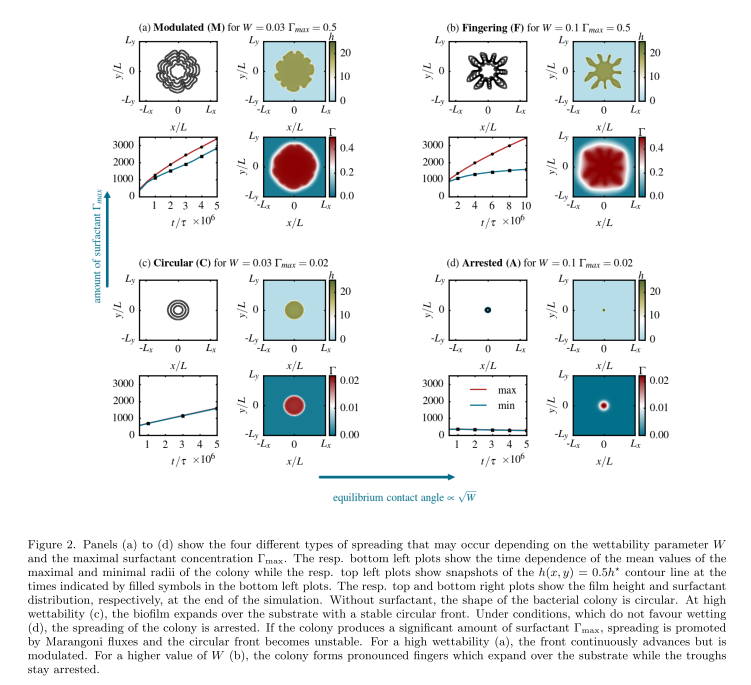
#> input picture assets/reference_result.png, 2252 x 2054 px, found by its file name (shown at 1/3 size)
$ python lit_rank.py
#> lines starting #> are read from the running program, lines starting #| are printed output that depends on the picture; after the words box and inside, x2 and y2 are one past the last pixel; in counts of white or black regions, pixels touching at a corner belong together
"""Compara RUNS com as REFERENCIAS do §2.2 medindo os dois com o MESMO algoritmo.

    python tools/lit_rank.py runs/swarm/P2R10_filler_conduz runs/swarm/P2R11_filler_conduz_lento ...

As referencias entram como IMAGEM: assets/reference_result.png painel (b) de Trinschek
(mapa de h = colonia, e mapa de Gamma, que e invertido pela propria barra de cores da figura,
entao sai na unidade do artigo, Gamma_max = 0.5) e assets/reference.jpg paineis A e C (PA14,
limiar no vale do histograma). Os runs entram pelo campo da colonia e pelo campo de `c_s` do
plots/fig_tese.py no instante da figura (t = 50). Tudo adimensional, dividido por Rmax ou pelo
teto do campo (Gamma_max la, `cs_max` aqui), entao os numeros sao comparaveis.

Forma:  nucleo = maior raio em que a colonia cobre >= 98% das direcoes (o nucleo solido);
        baia = Rmin/Rmax (o fundo da baia mais profunda); n dedos (picos de R(theta) com
        relevo >= 6% de Rmax e separacao >= 10 graus); area/disco de Rmax;
        AR = (Rmax - nucleo)/largura do braco (EDT), so ordem de grandeza nas fotos.
Campo:  mediana no corpo e nas baias sobre o teto; valor em 0.9 Rmax e em Rmax;
        r(50%) = raio onde a mediana azimutal cruza metade do teto, sobre Rmax;
        L = decaimento fora da colonia medido pela DISTANCIA a borda (imune a forma).

Componentes: nas fotos/figuras conta so o maior (tira ruido); nos runs, todos com area >= 1%
do maior — e o que o tools/rank_runs e o plots/fig_tese medem (bracos soltos entram).
"""

import sys

import numpy as np
from PIL import Image
from scipy import ndimage as ndi
from scipy.signal import find_peaks

NTH = 720
TETO = 0.5  # Gamma_max de Trinschek (b) e cs_max do nosso modelo


def rtheta(mask, centro=None, nth=NTH, so_maior=True):
    """so_maior=True (fotos/figuras: descarta ruido) | False (runs: todos os pedacos >= 1%,
    como o tools/rank_runs e o plots/fig_tese, que medem o campo inteiro)."""
    lab, n = ndi.label(mask)
    area = ndi.sum(mask, lab, np.arange(1, n + 1))
    keep = (area == area.max()) if so_maior else (area >= 0.01 * area.max())
    m = ndi.binary_fill_holes((lab > 0) & keep[lab - 1])
    cy, cx = ndi.center_of_mass(m) if centro is None else centro[::-1]
    r = np.arange(0.0, 0.995 * min(m.shape) / 2, 0.5)
    th = np.linspace(-np.pi, np.pi, nth, endpoint=False)
    X = cx + r[None, :] * np.cos(th[:, None])
    Y = cy + r[None, :] * np.sin(th[:, None])
    dentro = ndi.map_coordinates(m.astype(float), [Y, X], order=0) > 0.5
    Rt = np.where(
        dentro.any(1), r[dentro.shape[1] - 1 - np.argmax(dentro[:, ::-1], 1)], 0.0
    )
    ocup = dentro.mean(0)  # fracao de direcoes com colonia no raio r
    i = np.argmax(ocup < 0.98)  # nucleo solido: cobre todas as direcoes
    Rc = r[i] if i > 0 else (r[-1] if ocup.all() else 0.0)
    return Rt, (cx, cy), m, Rc


def dedos(Rt):
    s = ndi.uniform_filter1d(np.r_[Rt, Rt, Rt], 5)[len(Rt) : 2 * len(Rt)]
    pk, _ = find_peaks(np.r_[s, s], prominence=0.06 * s.max(), distance=NTH / 36)
    return int(np.sum((pk >= len(s) // 2) & (pk < 3 * len(s) // 2)))


def forma(mask, so_maior=True):
    Rt, centro, m, Rc = rtheta(mask, so_maior=so_maior)
    R1, R0 = Rt.max(), Rt.min()
    edt = ndi.distance_transform_edt(m)
    gy, gx = np.mgrid[: m.shape[0], : m.shape[1]]
    rr = np.hypot(gx - centro[0], gy - centro[1])
    braco = m & (rr > R0) & (rr < 0.95 * R1)
    larg = 2 * np.median(edt[braco]) if braco.any() else np.nan
    return dict(
        R1=R1,
        R0=R0,
        rmin_rmax=R0 / R1,
        nucleo=Rc / R1,
        n=dedos(Rt),
        ocup=m.sum() / (np.pi * R1**2),
        AR=(R1 - R0) / larg if larg else np.nan,
        centro=centro,
        mask=m,
    )


def campo_stats(F, mask_col, centro, R1, teto=TETO):
    baia = ndi.binary_fill_holes(
        ndi.binary_closing(mask_col, np.ones((int(R1 / 2) | 1,) * 2))
    )
    baia &= ~ndi.binary_dilation(mask_col, iterations=2)
    r = np.arange(0.0, 0.995 * min(F.shape) / 2, 0.5)
    th = np.linspace(-np.pi, np.pi, NTH, endpoint=False)
    X = centro[0] + r[None, :] * np.cos(th[:, None])
    Y = centro[1] + r[None, :] * np.sin(th[:, None])
    perf = np.median(ndi.map_coordinates(F, [Y, X], order=1, mode="nearest"), 0)
    meio = (perf < 0.50 * teto) & (r > 0.5 * R1)
    r50 = r[np.argmax(meio)] if meio.any() else np.nan
    # decaimento medido pela DISTANCIA a borda da colonia (nao pelo raio): imune a forma
    dout = ndi.distance_transform_edt(~mask_col)
    bins = np.arange(0.0, 0.5 * R1, max(1.0, R1 / 40))
    med = np.array(
        [
            np.median(F[(dout > a) & (dout <= b)])
            if ((dout > a) & (dout <= b)).any()
            else np.nan
            for a, b in zip(bins[:-1], bins[1:])
        ]
    )
    cen = 0.5 * (bins[:-1] + bins[1:])
    ok = np.isfinite(med) & (med > 0.02 * teto) & (med < 0.9 * teto)
    L = -1.0 / np.polyfit(cen[ok], np.log(med[ok]), 1)[0] if ok.sum() > 3 else np.nan
    return dict(
        corpo=np.median(F[mask_col]) / teto,
        baia=np.median(F[baia]) / teto if baia.any() else np.nan,
        p90=np.interp(0.9 * R1, r, perf) / teto,
        ponta=np.interp(R1, r, perf) / teto,
        halo=r50 / R1,
        L_R=L / R1,
    )


def linha(nome, f, c=None):
    s = (
        f"{nome:24s} nucleo {f['nucleo']:.2f} R | baia {f['rmin_rmax']:.2f} R | dedos "
        f"{f['n']:3d} | area/disco {f['ocup']:.2f} | AR {f['AR']:.1f}"
    )
    if c:
        s += (
            f" || campo: corpo {c['corpo']:.2f} baia {c['baia']:.2f} 0.9R {c['p90']:.2f}"
            f" ponta {c['ponta']:.2f} | r(50%) {c['halo']:.2f} R | L {c['L_R']:.2f} R"
        )
    print(s)


# ---------------- referencias ----------------
im = np.asarray(Image.open("assets/reference_result.png").convert("RGB"), float)
h_box = im[124:305, 1719:1906]
oliva, azul = np.array([154, 152, 85]), np.array([183, 221, 232])
col_T = np.linalg.norm(h_box - oliva, axis=2) < np.linalg.norm(h_box - azul, axis=2)
#> col_T: shape (181, 187) bool; 25.1% white; 2 white regions, box (x1, y1, x2, y2) and area: (33, 37, 147, 144) 6278, (0, 0, 187, 181) 2211
fT = forma(col_T)
#> in rtheta, `lab, n = ndi.label(mask)`:
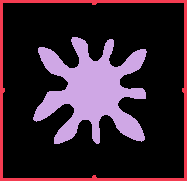
#> lab: shape (181, 187) int32; 3 distinct labels, from 0 to 2; one colour per label, 0 black
#> in rtheta, `lab, n = ndi.label(mask)`: n = 2
#> in rtheta, `area = ndi.sum(mask, lab, np.arange(1, n + 1))`: area = [2211, 6278]
#> in rtheta, `keep = (area == area.max()) if so_maior else (area >= 0.01 * area.max())`: keep = [False, True]
#> in rtheta, `m = ndi.binary_fill_holes((lab > 0) & keep[lab - 1])`: m: shape (181, 187) bool; 18.5% white; 1 white region, box (x1, y1, x2, y2) and area: (33, 37, 147, 144) 6278
#> in rtheta, `cy, cx = ndi.center_of_mass(m) if centro is None else centro[::-1]`: cy = 90.84; cx = 91.53
#> in rtheta, `dentro = ndi.map_coordinates(m.astype(float), [Y, X], order=0) > 0.5`:
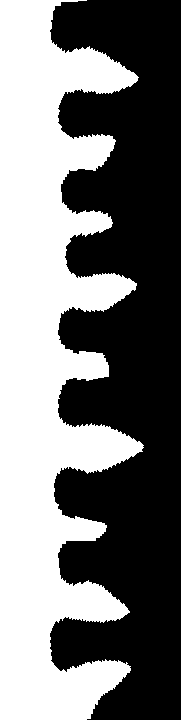
#> dentro: shape (720, 181) bool; 46.9% white; 1 white region, box (x1, y1, x2, y2) and area: (0, 0, 144, 720) 61078
#> in rtheta, `Rt = np.where( dentro.any(1), r[dentro.shape[1] - 1 - np.argmax(dentro..`: Rt = 720 values, max 71.5 at index 445, min 24.5 at index 30, mean 42.9
#> in rtheta, `ocup = dentro.mean(0)`: ocup = 181 values, max 1 at index 0, min 0 at index 144, mean 0.469
#> in rtheta, `i = np.argmax(ocup < 0.98)`: i = 51
#> in rtheta, `Rc = r[i] if i > 0 else (r[-1] if ocup.all() else 0.0)`: Rc = 25.5
#> in forma, `Rt, centro, m, Rc = rtheta(mask, so_maior=so_maior)`: centro = (91.53, 90.84); Rc = 25.5
#> in forma, `R1, R0 = Rt.max(), Rt.min()`: R1 = 71.5; R0 = 24.5
#> in forma, `braco = m & (rr > R0) & (rr < 0.95 * R1)`: braco: shape (181, 187) bool; 12.9% white; 1 white region, box (x1, y1, x2, y2) and area: (33, 37, 147, 144) 4375
#> in forma, `larg = 2 * np.median(edt[braco]) if braco.any() else np.nan`: larg = 7.21
#> in dedos, `s = ndi.uniform_filter1d(np.r_[Rt, Rt, Rt], 5)[len(Rt) : 2 * len(Rt)]`: s = 720 values, max 71.2 at index 446, min 24.6 at index 634, mean 42.9
#> in dedos, `pk, _ = find_peaks(np.r_[s, s], prominence=0.06 * s.max(), distance=NT..`: pk = 18 values from 78 to 1388
#> fT = 9 items

g_box = im[411:591, 1719:1906]
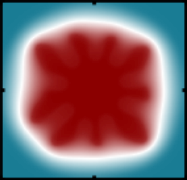
#> g_box: shape (180, 187, 3) float64; mean R, G, B 129.4, 106.8, 114.1
bar = im[412:589, 1922:1932].mean(1)
#> bar = 177 rows, first 8: [9, 0, 0], [61, 2, 2], [142, 7, 6], [143, 10, 10], [144, 12, 12], [145, 15, 16], [148, 19, 19], [149, 21, 20]
vals = np.linspace(TETO, 0.0, len(bar))
#> vals = 177 values, max 0.5 at index 0, min 0 at index 176, mean 0.25
j = np.argmin(((g_box.reshape(-1, 1, 3) - bar[None]) ** 2).sum(2), axis=1)
G = vals[j].reshape(g_box.shape[:2])
zy, zx = np.array(g_box.shape[:2]) / np.array(h_box.shape[:2])
#> zy = 0.994; zx = 1
maskG = ndi.zoom(fT["mask"].astype(float), (zy, zx), order=0) > 0.5
#> maskG: shape (180, 187) bool; 18.4% white; 1 white region, box (x1, y1, x2, y2) and area: (33, 37, 147, 143) 6195
cT = campo_stats(G, maskG, (fT["centro"][0] * zx, fT["centro"][1] * zy), fT["R1"] * zx)
#> in campo_stats, `baia = ndi.binary_fill_holes( ndi.binary_closing(mask_col, np.ones((in..`: baia: shape (180, 187) bool; 29.1% white; 1 white region, box (x1, y1, x2, y2) and area: (33, 37, 147, 143) 9808
#> in campo_stats, `baia &= ~ndi.binary_dilation(mask_col, iterations=2)`: baia: shape (180, 187) bool; 7.8% white; 9 white regions, largest, box (x1, y1, x2, y2) and area: (120, 98, 144, 127) 364, (101, 116, 129, 139) 339, (122, 62, 146, 89) 321
#> in campo_stats, `perf = np.median(ndi.map_coordinates(F, [Y, X], order=1, mode="nearest..`: perf = 180 values, max 0.494 at index 1, min 0.0706 at index 179, mean 0.4
#> in campo_stats, `r50 = r[np.argmax(meio)] if meio.any() else np.nan`: r50 = 73.5
#> in campo_stats, `dout = ndi.distance_transform_edt(~mask_col)`:
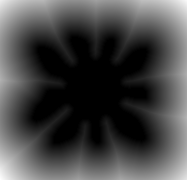
#> dout: shape (180, 187) float64; min 0, max 65.46, mean 18.4; drawn with min black and max white
#> in campo_stats, `med = np.array( [ np.median(F[(dout > a) & (dout <= b)]) if ((dout > a..`: med = 19 values, max 0.486 at index 0, min 0.0483 at index 18, mean 0.261
#> in campo_stats, `L = -1.0 / np.polyfit(cen[ok], np.log(med[ok]), 1)[0] if ok.sum() > 3 ..`: L = 12.55
#> cT = {'corpo': 0.989, 'baia': 0.955, 'p90': 0.714, 'ponta': 0.539, 'halo': 1.03, 'L_R': 0.176}
linha("Trinschek (b) fingering", fT, cT)
#| Trinschek (b) fingering  nucleo 0.36 R | baia 0.34 R | dedos   9 | area/disco 0.39 | AR 6.5 || campo: corpo 0.99 baia 0.95 0.9R 0.71 ponta 0.54 | r(50%) 1.03 R | L 0.18 R

ref = np.asarray(Image.open("assets/reference.jpg").convert("RGB"), float)
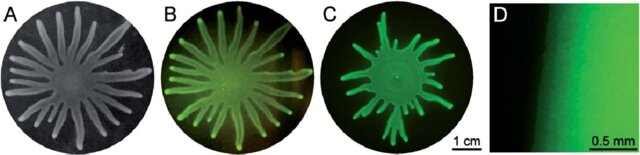
#> input picture assets/reference.jpg, 640 x 155 px, found by its file name


def vale(v):
    h, be = np.histogram(v, 64, (0, 256))
    h = ndi.gaussian_filter1d(h.astype(float), 1.5)
    c = (be[:-1] + be[1:]) / 2
    pico = int(np.argmax(h[:32]))
    mins = [
        i for i in np.where((h[1:-1] < h[:-2]) & (h[1:-1] < h[2:]))[0] + 1 if i > pico
    ]
    return c[mins[0]] if mins else c[pico] + 40


for nome, (x0, x1) in (("A", (3, 158)), ("C", (322, 476))):
    p = ref[4:152, x0:x1].max(2)
    m = ndi.binary_opening(p > vale(p), np.ones((2, 2)))
    linha(f"PA14 painel {nome}", forma(m))
#> this loop made 2 passes
#> (pico in vale, mins in vale) on passes 1 to 2: (12, [17, 47, 53]), (4, [23, 49, 53])
#| PA14 painel A            nucleo 0.06 R | baia 0.48 R | dedos  12 | area/disco 0.64 | AR 8.5
#| PA14 painel C            nucleo 0.36 R | baia 0.34 R | dedos  15 | area/disco 0.35 | AR 11.2
#> pass 1, in rtheta (call 2), `lab, n = ndi.label(mask)`:
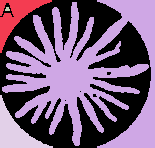
#> lab: shape (148, 155) int32; 5 distinct labels, from 0 to 4; one colour per label, 0 black
#> after the loop: m: shape (148, 154) bool; 42.2% white; 4 white regions, box (x1, y1, x2, y2) and area: (19, 8, 133, 141) 5089, (97, 0, 154, 148) 2549, (0, 94, 53, 148) 1034, (0, 0, 51, 54) 946
#> after the loop:
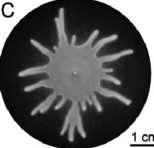
#> p: shape (148, 154) float64; min 0, max 255, mean 93.4

# ---------------- runs ----------------
if len(sys.argv) > 1:
    sys.path.insert(0, "plots")
    import fig_tese as FT
    from scipy.spatial import cKDTree

    for run in sys.argv[1:]:
        t, f = min(FT.frames(run), key=lambda p: abs(p[0] - 50))
        d = FT.carrega(f)
        rc = np.hypot(d["x"], d["y"])[FT.colonia(d, False)]
        L = float(np.ceil(1.12 * np.percentile(rc, 99.9) * 2) / 2)
        n = 500
        g, img, borda, _ = FT.campo(d, L, n, False, agar_iso=2.0)
        fR = forma(borda, so_maior=False)
        vol = d["m"] / d["rho"]
        gx, gy = np.meshgrid(g, g)
        pts = np.c_[gx.ravel(), gy.ravel()]
        viva = d["is_filler"] < 0.5
        cs, den = FT.shepard(
            d["x"][viva], d["y"][viva], d["cs"][viva], vol[viva], pts, 1.8 * FT.DX
        )
        vazio = den <= 1e-9
        if vazio.any():
            _, jj = cKDTree(np.c_[d["x"][viva], d["y"][viva]]).query(pts[vazio])
            cs[vazio] = d["cs"][viva][jj]
        cR = campo_stats(cs.reshape(n, n), fR["mask"], fR["centro"], fR["R1"])
        # mesmo campo, agora COM o filler (runs que conduzem): e o painel (d) --cs-filler
        cs2, den2 = FT.shepard(d["x"], d["y"], d["cs"], vol, pts, 1.8 * FT.DX)
        cR2 = campo_stats(cs2.reshape(n, n), fR["mask"], fR["centro"], fR["R1"])
        nome = run.split("/")[-1][:22]
        linha(nome, fR, cR)
        print(
            f"{'':24s} (com filler)                                             "
            f"   || campo: corpo {cR2['corpo']:.2f} baia {cR2['baia']:.2f} 0.9R {cR2['p90']:.2f}"
            f" ponta {cR2['ponta']:.2f} | r(50%) {cR2['halo']:.2f} R | L {cR2['L_R']:.2f} R"
        )
